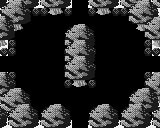

Rendered tile map (Tiled .tmx) drawn with the repository's tilesets; below, a short description and the map source with its tile grids summarised:
An orthogonal 20x16 tile map with 8x8 px tiles, 3 tile layers (Background, Collision, Overlap).

<map version="1.0" orientation="orthogonal" renderorder="right-down" width="20" height="16" tilewidth="8" tileheight="8" nextobjectid="1">
 <tileset firstgid="1" name="char_sheet" tilewidth="8" tileheight="8" tilecount="1024" columns="32">
  <image source="../../char_sheet.png" width="256" height="256" />
 </tileset>
 <layer name="Background" width="20" height="16">
  <data>[320 cells, 60 non-empty, 2 distinct tile ids]</data>
 </layer>
 <layer name="Collision" width="20" height="16">
  <data>[320 cells, 137 non-empty, 7 distinct tile ids]</data>
 </layer>
 <layer name="Overlap" width="20" height="16">
  <data>[320 cells, 108 non-empty, 8 distinct tile ids]</data>
 </layer>
</map>